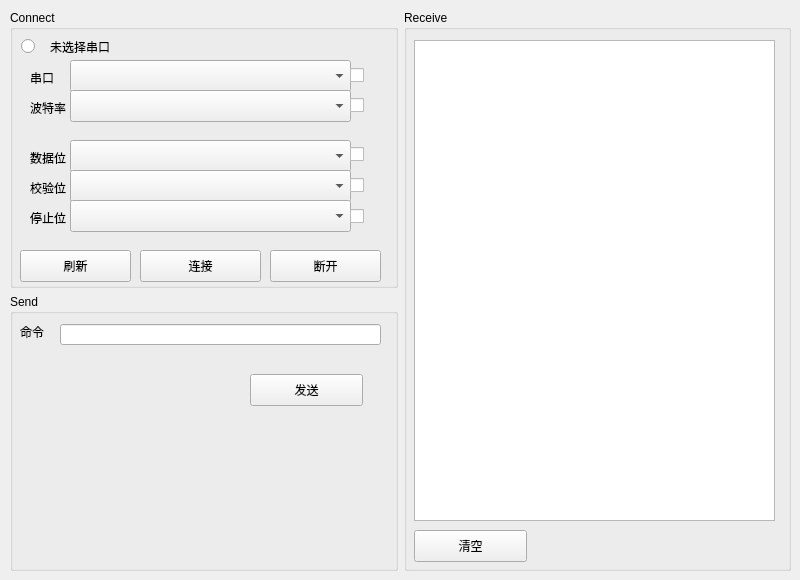
<?xml version="1.0" encoding="UTF-8"?>
<ui version="4.0">
 <class>SynestiaTool</class>
 <widget class="QMainWindow" name="SynestiaTool">
  <property name="geometry">
   <rect>
    <x>0</x>
    <y>0</y>
    <width>800</width>
    <height>580</height>
   </rect>
  </property>
  <property name="windowTitle">
   <string>SynestiaTool</string>
  </property>
  <widget class="QWidget" name="centralwidget">
   <widget class="QWidget" name="horizontalLayoutWidget">
    <property name="geometry">
     <rect>
      <x>10</x>
      <y>10</y>
      <width>781</width>
      <height>561</height>
     </rect>
    </property>
    <layout class="QHBoxLayout" name="horizontalLayout">
     <item>
      <layout class="QVBoxLayout" name="verticalLayout">
       <item>
        <layout class="QVBoxLayout" name="verticalLayout_3">
         <item>
          <widget class="QGroupBox" name="groupBox">
           <property name="title">
            <string>Connect</string>
           </property>
           <widget class="QComboBox" name="serialPorts">
            <property name="geometry">
             <rect>
              <x>60</x>
              <y>50</y>
              <width>281</width>
              <height>32</height>
             </rect>
            </property>
           </widget>
           <widget class="QLabel" name="label">
            <property name="geometry">
             <rect>
              <x>20</x>
              <y>60</y>
              <width>60</width>
              <height>16</height>
             </rect>
            </property>
            <property name="text">
             <string>串口</string>
            </property>
           </widget>
           <widget class="QLabel" name="label_2">
            <property name="geometry">
             <rect>
              <x>20</x>
              <y>90</y>
              <width>60</width>
              <height>16</height>
             </rect>
            </property>
            <property name="text">
             <string>波特率</string>
            </property>
           </widget>
           <widget class="QLabel" name="label_3">
            <property name="geometry">
             <rect>
              <x>20</x>
              <y>140</y>
              <width>60</width>
              <height>16</height>
             </rect>
            </property>
            <property name="text">
             <string>数据位</string>
            </property>
           </widget>
           <widget class="QLabel" name="label_4">
            <property name="geometry">
             <rect>
              <x>20</x>
              <y>170</y>
              <width>60</width>
              <height>16</height>
             </rect>
            </property>
            <property name="text">
             <string>校验位</string>
            </property>
           </widget>
           <widget class="QLabel" name="label_5">
            <property name="geometry">
             <rect>
              <x>20</x>
              <y>200</y>
              <width>60</width>
              <height>16</height>
             </rect>
            </property>
            <property name="text">
             <string>停止位</string>
            </property>
           </widget>
           <widget class="QComboBox" name="buadList">
            <property name="geometry">
             <rect>
              <x>60</x>
              <y>80</y>
              <width>281</width>
              <height>32</height>
             </rect>
            </property>
           </widget>
           <widget class="QComboBox" name="dataBits">
            <property name="geometry">
             <rect>
              <x>60</x>
              <y>130</y>
              <width>281</width>
              <height>32</height>
             </rect>
            </property>
           </widget>
           <widget class="QComboBox" name="checkBits">
            <property name="geometry">
             <rect>
              <x>60</x>
              <y>160</y>
              <width>281</width>
              <height>32</height>
             </rect>
            </property>
           </widget>
           <widget class="QComboBox" name="stopBits">
            <property name="geometry">
             <rect>
              <x>60</x>
              <y>190</y>
              <width>281</width>
              <height>32</height>
             </rect>
            </property>
           </widget>
           <widget class="QPushButton" name="connectionConnectBtn">
            <property name="geometry">
             <rect>
              <x>130</x>
              <y>240</y>
              <width>121</width>
              <height>32</height>
             </rect>
            </property>
            <property name="text">
             <string>连接</string>
            </property>
           </widget>
           <widget class="QPushButton" name="connectionCloseBtn">
            <property name="geometry">
             <rect>
              <x>260</x>
              <y>240</y>
              <width>111</width>
              <height>32</height>
             </rect>
            </property>
            <property name="text">
             <string>断开</string>
            </property>
           </widget>
           <widget class="QPushButton" name="connectionRefreshBtn">
            <property name="geometry">
             <rect>
              <x>10</x>
              <y>240</y>
              <width>111</width>
              <height>32</height>
             </rect>
            </property>
            <property name="text">
             <string>刷新</string>
            </property>
           </widget>
           <widget class="QLabel" name="selectedSerialPort">
            <property name="geometry">
             <rect>
              <x>40</x>
              <y>26</y>
              <width>231</width>
              <height>21</height>
             </rect>
            </property>
            <property name="text">
             <string>未选择串口</string>
            </property>
           </widget>
           <widget class="QCheckBox" name="serialCheckBox">
            <property name="geometry">
             <rect>
              <x>340</x>
              <y>55</y>
              <width>21</width>
              <height>20</height>
             </rect>
            </property>
            <property name="text">
             <string/>
            </property>
            <property name="checked">
             <bool>false</bool>
            </property>
           </widget>
           <widget class="QCheckBox" name="buadCheckBox">
            <property name="geometry">
             <rect>
              <x>340</x>
              <y>85</y>
              <width>21</width>
              <height>20</height>
             </rect>
            </property>
            <property name="text">
             <string/>
            </property>
           </widget>
           <widget class="QCheckBox" name="dataCheckBox">
            <property name="geometry">
             <rect>
              <x>340</x>
              <y>134</y>
              <width>21</width>
              <height>20</height>
             </rect>
            </property>
            <property name="text">
             <string/>
            </property>
           </widget>
           <widget class="QCheckBox" name="chechCheckBox">
            <property name="geometry">
             <rect>
              <x>340</x>
              <y>165</y>
              <width>21</width>
              <height>20</height>
             </rect>
            </property>
            <property name="text">
             <string/>
            </property>
           </widget>
           <widget class="QCheckBox" name="stopCheckBox">
            <property name="geometry">
             <rect>
              <x>340</x>
              <y>196</y>
              <width>21</width>
              <height>20</height>
             </rect>
            </property>
            <property name="text">
             <string/>
            </property>
           </widget>
           <widget class="QRadioButton" name="connectionState">
            <property name="geometry">
             <rect>
              <x>11</x>
              <y>26</y>
              <width>21</width>
              <height>20</height>
             </rect>
            </property>
            <property name="text">
             <string/>
            </property>
           </widget>
          </widget>
         </item>
        </layout>
       </item>
       <item>
        <layout class="QVBoxLayout" name="verticalLayout_4">
         <item>
          <widget class="QGroupBox" name="groupBox_2">
           <property name="title">
            <string>Send</string>
           </property>
           <widget class="QLineEdit" name="commandText">
            <property name="geometry">
             <rect>
              <x>50</x>
              <y>30</y>
              <width>321</width>
              <height>21</height>
             </rect>
            </property>
           </widget>
           <widget class="QLabel" name="label_6">
            <property name="geometry">
             <rect>
              <x>10</x>
              <y>30</y>
              <width>60</width>
              <height>16</height>
             </rect>
            </property>
            <property name="text">
             <string>命令</string>
            </property>
           </widget>
           <widget class="QPushButton" name="commandSendBtn">
            <property name="geometry">
             <rect>
              <x>240</x>
              <y>80</y>
              <width>113</width>
              <height>32</height>
             </rect>
            </property>
            <property name="text">
             <string>发送</string>
            </property>
           </widget>
          </widget>
         </item>
        </layout>
       </item>
      </layout>
     </item>
     <item>
      <layout class="QVBoxLayout" name="verticalLayout_2">
       <item>
        <widget class="QGroupBox" name="groupBox_3">
         <property name="title">
          <string>Receive</string>
         </property>
         <widget class="QTextBrowser" name="recvViewer">
          <property name="geometry">
           <rect>
            <x>10</x>
            <y>30</y>
            <width>361</width>
            <height>481</height>
           </rect>
          </property>
         </widget>
         <widget class="QPushButton" name="commandSendBtn_2">
          <property name="geometry">
           <rect>
            <x>10</x>
            <y>520</y>
            <width>113</width>
            <height>32</height>
           </rect>
          </property>
          <property name="text">
           <string>清空</string>
          </property>
         </widget>
        </widget>
       </item>
      </layout>
     </item>
    </layout>
   </widget>
  </widget>
 </widget>
 <resources/>
 <connections/>
</ui>
